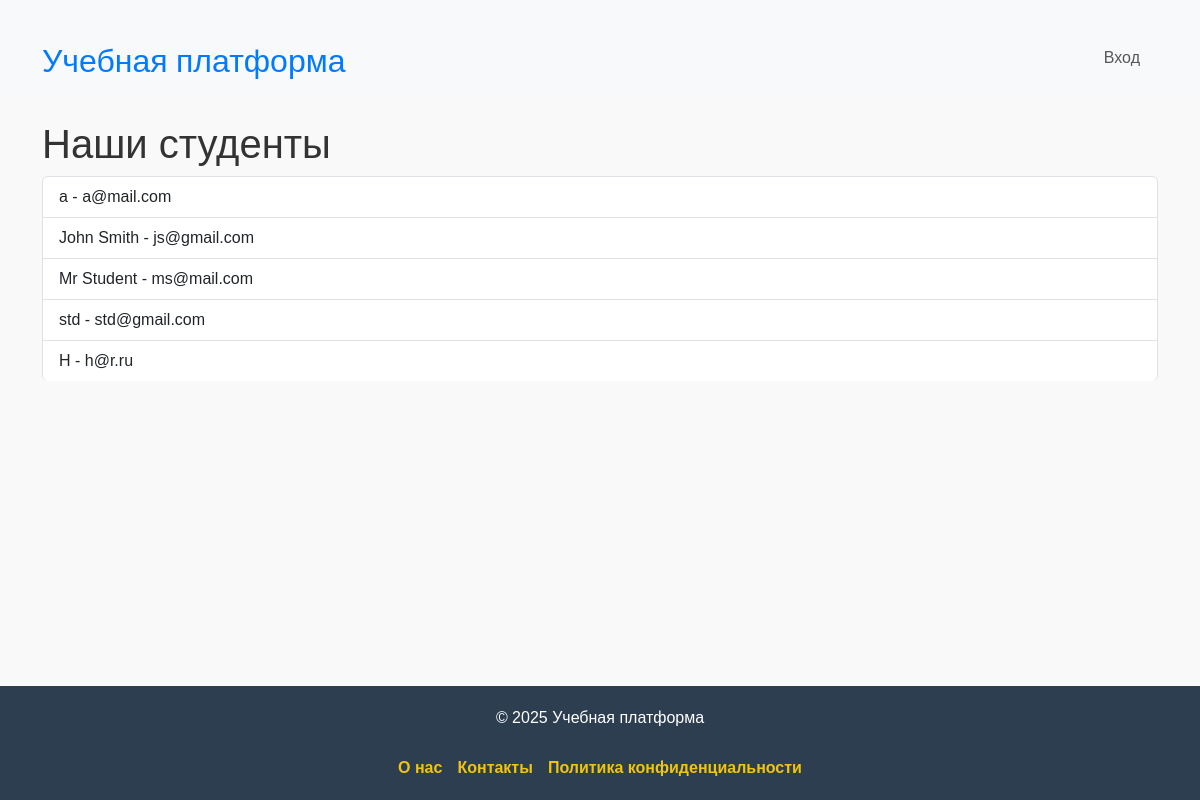
/students, run on the app's committed database.
### online_courses/models.py (models this page shows, shortened)
class User(AbstractUser):
    ROLE_CHOICES = [
        ('student', 'Студент'),
        ('teacher', 'Преподаватель'),
        ('admin', 'Администратор')
    ]
    username = models.CharField(max_length=100, unique=True)
    email = models.EmailField(unique=True)
    role = models.CharField(max_length=20, choices=ROLE_CHOICES, default='student')

### online_courses/views.py (the view)
# urls.py: path('students', student_list, name='student_list'),
def student_list(request):
    students = User.objects.filter(role='student')
    return render(request, 'students.html', {'students': students})

### online_courses/templates/students.html (shortened to what this page needs)
{% extends 'base.html' %}
{% block content %}
<h1>Наши студенты</h1>
<ul class="list-group">
  {% for student in students %}
      <li class="list-group-item list-group-item-action">
          {{ student.username}} - {{student.email}}
      </li>
  {% endfor %}
</ul>
{% endblock content %}

### online_courses/static/css/style.css (style rules this page uses)
:root { --primary-color: #007bff; --secondary-color: #0056b3; --text-color: #333; --background-color: #f9f9f9; --border-color: #ddd; --footer-background-color: #2c3e50; --footer-text-color: white; --footer-link-color: #f1c40f; }
body { font-family: Arial, sans-serif; min-height: 100vh; display: flex; flex-direction: column; background-color: var(--background-color); color: var(--text-color); }
h1, h2 { color: var(--text-color); }
ul { list-style-type: none; padding: 0; }
ul li { padding: 10px; border-bottom: 1px solid var(--border-color); }
ul li:last-child { border-bottom: none; }

### data on the page
User: username "a", email "a@mail.com"
User: username "John Smith", email "js@gmail.com"
User: username "Mr Student", email "ms@mail.com"
User: username "std", email "std@gmail.com"
User: username "H", email "h@r.ru"
